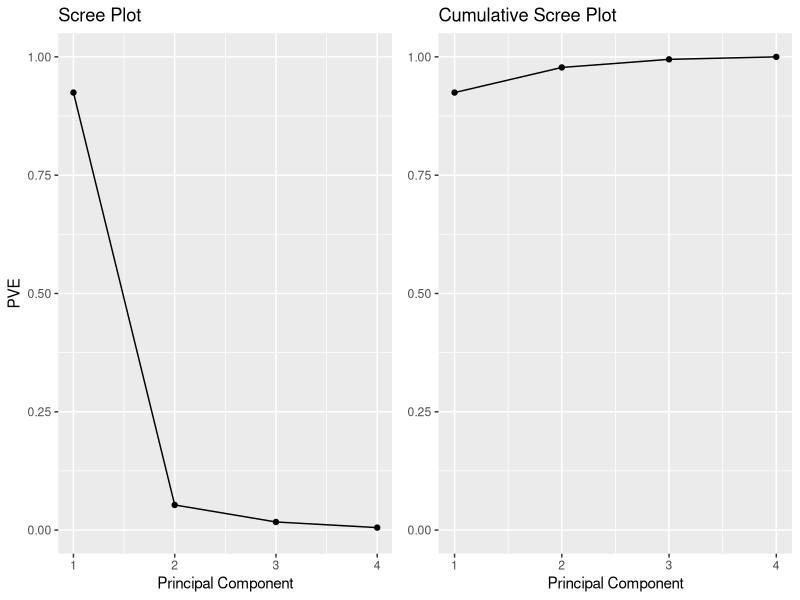

Source code (R):
library(dplyr)
library(ggplot2)
library(gridExtra)

### iris data
data <- iris[,1:4] %>% as.matrix()

### データの中心化
center <- apply(data, 2, mean) # average of each column  各列の平均値
data <- sweep(data, 2, center) # sweep average from each column  各列から平均値を引く


### 固有値・固有ベクトル
sigma <- t(data) %*% data # Variance-covariance matrix  分散共分散行列
lambda <- eigen(sigma)$value # eigen value  固有値
phi <- eigen(sigma)$vectors # eigen vector  固有ベクトル

PC_data <- data %*% phi 
PVE <- lambda/sum(lambda) # PVE : the proportion of variance explained 累積寄与率

(prcomp(data) %>% summary() %>% .$importance)[2,] # Check if same as "prcomp"


### Visualization PVE
PVEplot <- qplot(c(1:4), PVE) + 
  geom_line() + 
  xlab("Principal Component") + 
  ylab("PVE") +
  ggtitle("Scree Plot") +
  ylim(0, 1)

# Cumulative PVE plot
cumPVE <- qplot(c(1:4), cumsum(PVE)) + 
  geom_line() + 
  xlab("Principal Component") + 
  ylab(NULL) + 
  ggtitle("Cumulative Scree Plot") +
  ylim(0,1)

grid.arrange(PVEplot, cumPVE, ncol = 2)

### check correlation 相関係数の確認
PC_data[,1:2] %>% cor()
data[,1:2] %>% cor()
